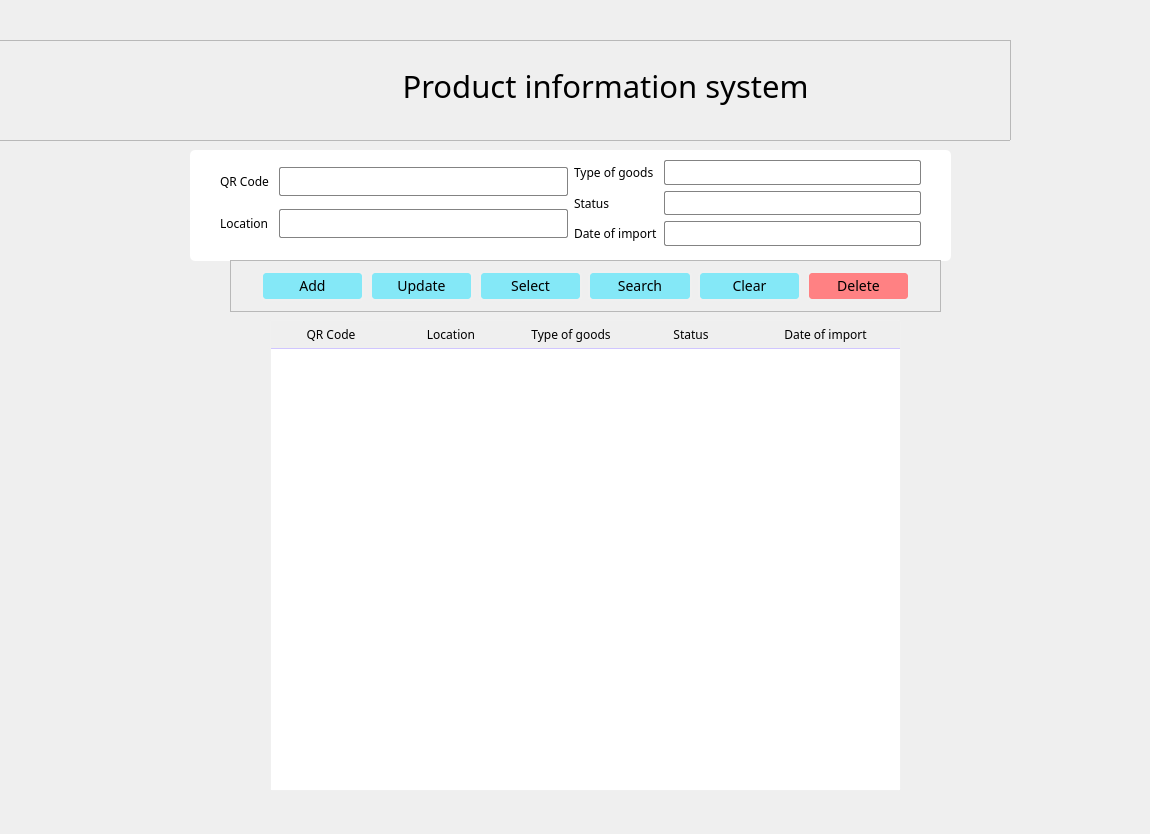
<?xml version="1.0" encoding="UTF-8"?>
<ui version="4.0">
 <class>Form_2</class>
 <widget class="QWidget" name="Form_2">
  <property name="geometry">
   <rect>
    <x>0</x>
    <y>0</y>
    <width>1150</width>
    <height>834</height>
   </rect>
  </property>
  <property name="windowTitle">
   <string>Form</string>
  </property>
  <property name="styleSheet">
   <string notr="true">/* Styles for the info_frame element */
#info_frame {
	background-color: #fff;
	border: none;
	border-radius: 5px;
}

/* Styles for labels, input fields, and combo boxes inside &quot;info_frame&quot; */
#info_frame QLabel,
#info_frame QLineEdit,
#info_frame QComboBox,
#function_frame QPushButton,
QHeaderView::section {
	font-family: Segoe UI Semibold;
	font-size: 12px;
}

/* Styles for input fields and combo boxes inside */
#info_frame QLineEdit,
#info_frame QComboBox {
	padding: 4px 5px;
	border: 1px solid #838383;
	border-radius: 2px;
}

/* Focus styles for input fields and combo boxes */
#info_frame QLineEdit:focus,
#info_frame QComboBox:focus {
	border-color: #0055ff;
}

/* Styles for combo boxes drop-down */
QComboBox::drop-down {
	background: transparent;
	border: none;
	margin-right: 5px;
}

/* Styles for the 'result_frame' */
#result_frame {
	border-radius: 5px;
	background-color: #fff;
}

/* Style for border QTableWidget */
QTableWidget {
	border-radius: 3px;
	border: 1px solid #f0f0f0;
}

/* Style for the header section */
QHeaderView::section {
	border: none;
	border-bottom: 1px solid #d0c6ff;
	text-align: left;
	padding: 3px 5px;
}

/* Styles for table items */
QTableWidget::item {
	border-bottom: 1px solid #d0c6ff;
	color: #000;
	padding-left: 3px;
}

/* Styles for buttons inside the 'function_frame' */
#function_frame QPushButton {
	font-size: 14px;
	padding: 5px 10px;
	border: 2px solid #f0f0f0;
	border-radius: 5px;
	background-color: #84e8f7;
}

/* Style for delete_btn */
#function_frame #delete_btn {
	background-color: #ff8183;
}

/* Hover styles for buttons inside the 'function_frame' */
#function_frame QPushButton:hover {
	border-color: #4c96f7;
	font-size: 15px;
}

/* Hover styles for the delete_btn */
#function_frame #delete_btn:hover {
	border-color: #dc0004;
}</string>
  </property>
  <widget class="QFrame" name="frame">
   <property name="geometry">
    <rect>
     <x>-10</x>
     <y>40</y>
     <width>1021</width>
     <height>101</height>
    </rect>
   </property>
   <property name="font">
    <font>
     <family>Algerian</family>
     <pointsize>30</pointsize>
    </font>
   </property>
   <property name="frameShape">
    <enum>QFrame::StyledPanel</enum>
   </property>
   <property name="frameShadow">
    <enum>QFrame::Raised</enum>
   </property>
   <widget class="QLabel" name="title_label">
    <property name="geometry">
     <rect>
      <x>220</x>
      <y>20</y>
      <width>791</width>
      <height>51</height>
     </rect>
    </property>
    <property name="font">
     <font>
      <family>Algerian</family>
      <pointsize>23</pointsize>
     </font>
    </property>
    <property name="text">
     <string>Product information system</string>
    </property>
    <property name="alignment">
     <set>Qt::AlignCenter</set>
    </property>
   </widget>
  </widget>
  <widget class="QFrame" name="info_frame">
   <property name="geometry">
    <rect>
     <x>190</x>
     <y>150</y>
     <width>761</width>
     <height>111</height>
    </rect>
   </property>
   <property name="frameShape">
    <enum>QFrame::StyledPanel</enum>
   </property>
   <property name="frameShadow">
    <enum>QFrame::Raised</enum>
   </property>
   <layout class="QGridLayout" name="gridLayout_2">
    <property name="leftMargin">
     <number>30</number>
    </property>
    <property name="topMargin">
     <number>10</number>
    </property>
    <property name="rightMargin">
     <number>30</number>
    </property>
    <property name="bottomMargin">
     <number>15</number>
    </property>
    <item row="0" column="0">
     <layout class="QGridLayout" name="gridLayout">
      <property name="horizontalSpacing">
       <number>10</number>
      </property>
      <item row="1" column="0">
       <widget class="QLabel" name="label_3">
        <property name="text">
         <string>Location</string>
        </property>
       </widget>
      </item>
      <item row="1" column="1">
       <widget class="QLineEdit" name="lineEdit_2"/>
      </item>
      <item row="0" column="0">
       <widget class="QLabel" name="label_2">
        <property name="text">
         <string>QR Code</string>
        </property>
       </widget>
      </item>
      <item row="0" column="1">
       <widget class="QLineEdit" name="lineEdit"/>
      </item>
     </layout>
    </item>
    <item row="0" column="1">
     <layout class="QFormLayout" name="formLayout">
      <item row="1" column="0">
       <widget class="QLabel" name="label_6">
        <property name="text">
         <string>Status</string>
        </property>
       </widget>
      </item>
      <item row="2" column="0">
       <widget class="QLabel" name="label_7">
        <property name="text">
         <string>Date of import</string>
        </property>
       </widget>
      </item>
      <item row="2" column="1">
       <widget class="QLineEdit" name="lineEdit_6"/>
      </item>
      <item row="0" column="0">
       <widget class="QLabel" name="label_5">
        <property name="text">
         <string>Type of goods</string>
        </property>
       </widget>
      </item>
      <item row="0" column="1">
       <widget class="QLineEdit" name="lineEdit_4"/>
      </item>
      <item row="1" column="1">
       <widget class="QLineEdit" name="lineEdit_5"/>
      </item>
     </layout>
    </item>
   </layout>
  </widget>
  <widget class="QFrame" name="function_frame">
   <property name="geometry">
    <rect>
     <x>230</x>
     <y>260</y>
     <width>711</width>
     <height>52</height>
    </rect>
   </property>
   <property name="frameShape">
    <enum>QFrame::StyledPanel</enum>
   </property>
   <property name="frameShadow">
    <enum>QFrame::Raised</enum>
   </property>
   <layout class="QGridLayout" name="gridLayout_3">
    <property name="leftMargin">
     <number>30</number>
    </property>
    <property name="topMargin">
     <number>10</number>
    </property>
    <property name="rightMargin">
     <number>30</number>
    </property>
    <property name="bottomMargin">
     <number>10</number>
    </property>
    <item row="0" column="2">
     <widget class="QPushButton" name="select_btn">
      <property name="text">
       <string>Select</string>
      </property>
     </widget>
    </item>
    <item row="0" column="3">
     <widget class="QPushButton" name="search_btn">
      <property name="text">
       <string>Search</string>
      </property>
     </widget>
    </item>
    <item row="0" column="1">
     <widget class="QPushButton" name="update_btn">
      <property name="text">
       <string>Update</string>
      </property>
     </widget>
    </item>
    <item row="0" column="5">
     <widget class="QPushButton" name="delete_btn">
      <property name="text">
       <string>Delete</string>
      </property>
     </widget>
    </item>
    <item row="0" column="0">
     <widget class="QPushButton" name="add_btn">
      <property name="text">
       <string>Add</string>
      </property>
     </widget>
    </item>
    <item row="0" column="4">
     <widget class="QPushButton" name="clear_btn">
      <property name="text">
       <string>Clear</string>
      </property>
     </widget>
    </item>
   </layout>
  </widget>
  <widget class="QFrame" name="result_frame">
   <property name="geometry">
    <rect>
     <x>270</x>
     <y>320</y>
     <width>631</width>
     <height>471</height>
    </rect>
   </property>
   <property name="frameShape">
    <enum>QFrame::StyledPanel</enum>
   </property>
   <property name="frameShadow">
    <enum>QFrame::Raised</enum>
   </property>
   <widget class="QTableWidget" name="tableWidget">
    <property name="geometry">
     <rect>
      <x>0</x>
      <y>0</y>
      <width>631</width>
      <height>471</height>
     </rect>
    </property>
    <property name="focusPolicy">
     <enum>Qt::NoFocus</enum>
    </property>
    <property name="showGrid">
     <bool>false</bool>
    </property>
    <attribute name="horizontalHeaderMinimumSectionSize">
     <number>49</number>
    </attribute>
    <attribute name="horizontalHeaderDefaultSectionSize">
     <number>120</number>
    </attribute>
    <attribute name="horizontalHeaderStretchLastSection">
     <bool>true</bool>
    </attribute>
    <attribute name="verticalHeaderVisible">
     <bool>false</bool>
    </attribute>
    <column>
     <property name="text">
      <string>QR Code</string>
     </property>
     <property name="textAlignment">
      <set>AlignCenter</set>
     </property>
    </column>
    <column>
     <property name="text">
      <string>Location</string>
     </property>
     <property name="textAlignment">
      <set>AlignCenter</set>
     </property>
    </column>
    <column>
     <property name="text">
      <string>Type of goods</string>
     </property>
     <property name="textAlignment">
      <set>AlignCenter</set>
     </property>
    </column>
    <column>
     <property name="text">
      <string>Status</string>
     </property>
     <property name="textAlignment">
      <set>AlignCenter</set>
     </property>
    </column>
    <column>
     <property name="text">
      <string>Date of import</string>
     </property>
     <property name="textAlignment">
      <set>AlignCenter</set>
     </property>
    </column>
   </widget>
  </widget>
 </widget>
 <resources/>
 <connections/>
</ui>
